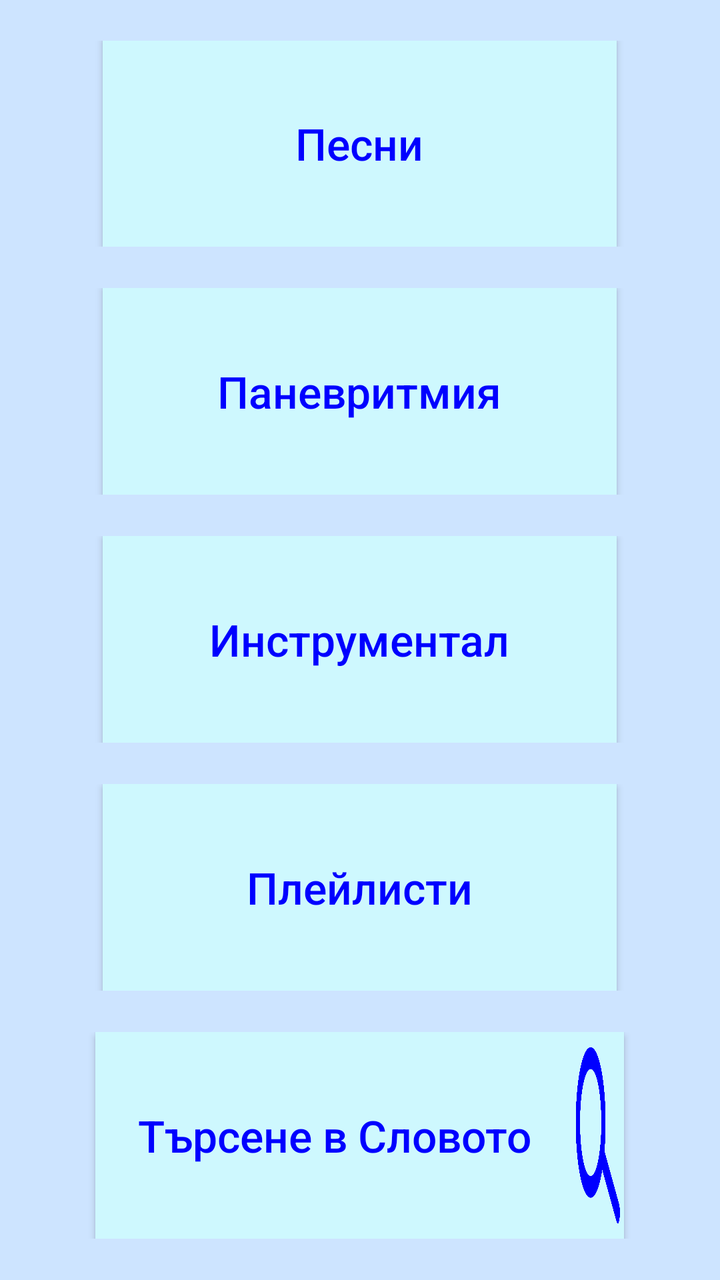
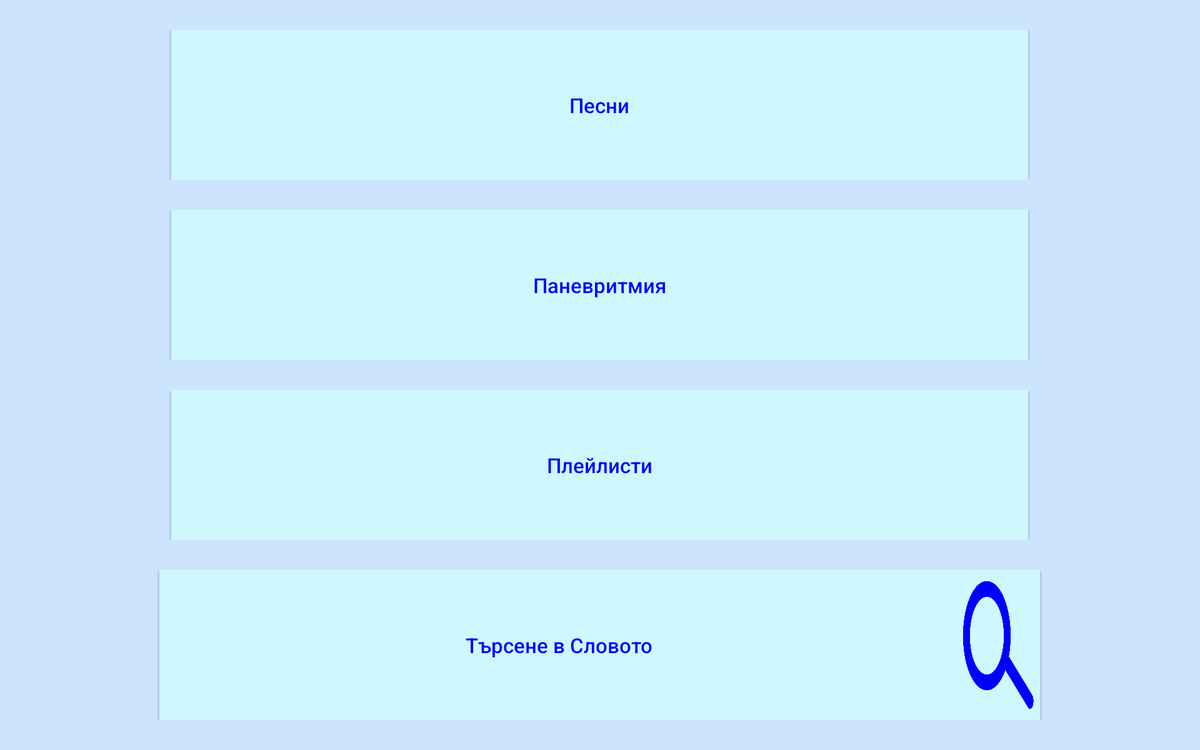

One screen, two layout resources from the same app: the default and the repository's alternative for another configuration. Each is rendered where Android would select it; the XML of both is given below.
<!-- AndroidManifest.xml: application theme AppTheme -->
<!-- res/layout/music_menu.xml -->
<?xml version="1.0" encoding="utf-8"?>
<LinearLayout xmlns:android="http://schemas.android.com/apk/res/android"
    android:layout_width="match_parent"
    android:layout_height="match_parent"
    android:orientation="vertical"
    android:background="@color/colorMainBackground"
    android:layout_weight="24">

        <View
            android:layout_width="match_parent"
            android:layout_height="0dp"
            android:layout_weight="1" />

        <LinearLayout
            android:layout_width="match_parent"
            android:layout_height="0dp"
            android:orientation="horizontal"
            android:layout_weight="5">

            <View
                android:layout_width="0dp"
                android:layout_height="match_parent"
                android:layout_weight="2" />

            <Button
                android:layout_weight="10"
                android:layout_width="0dp"
                android:layout_height="match_parent"
                android:text="@string/songs_string"
                android:textSize="@dimen/text_size_besedi_menu_buttons"
                android:textColor="@color/colorMainText"
                android:background="@color/colorMain"
                android:onClick="startSongsListTask" />

            <View
                android:layout_width="0dp"
                android:layout_height="match_parent"
                android:layout_weight="2" />


        </LinearLayout>

        <View
            android:layout_width="match_parent"
            android:layout_height="0dp"
            android:layout_weight="1" />

        <LinearLayout
            android:layout_width="match_parent"
            android:layout_height="0dp"
            android:orientation="horizontal"
            android:layout_weight="5">

            <View
                android:layout_width="0dp"
                android:layout_height="match_parent"
                android:layout_weight="2" />

            <Button
                android:layout_weight="10"
                android:layout_width="0dp"
                android:layout_height="match_parent"
                android:text="@string/panevritmia_string"
                android:textSize="@dimen/text_size_besedi_menu_buttons"
                android:textColor="@color/colorMainText"
                android:background="@color/colorMain"
                android:onClick="startPanevritmiaTask" />

            <View
                android:layout_width="0dp"
                android:layout_height="match_parent"
                android:layout_weight="2" />


        </LinearLayout>

        <View
            android:layout_width="match_parent"
            android:layout_height="0dp"
            android:layout_weight="1" />

        <LinearLayout
            android:layout_width="match_parent"
            android:layout_height="0dp"
            android:orientation="horizontal"
            android:layout_weight="5">

            <View
                android:layout_width="0dp"
                android:layout_height="match_parent"
                android:layout_weight="2" />

            <Button
                android:layout_weight="10"
                android:layout_width="0dp"
                android:layout_height="match_parent"
                android:text="@string/instrumental_string"
                android:textSize="@dimen/text_size_besedi_menu_buttons"
                android:textColor="@color/colorMainText"
                android:background="@color/colorMain"
                android:onClick="startPanevritmiaInstrumentalTask" />

            <View
                android:layout_width="0dp"
                android:layout_height="match_parent"
                android:layout_weight="2" />


        </LinearLayout>

        <View
            android:layout_width="match_parent"
            android:layout_height="0dp"
            android:layout_weight="1" />

        <LinearLayout
            android:layout_width="match_parent"
            android:layout_height="0dp"
            android:orientation="horizontal"
            android:layout_weight="5">

            <View
                android:layout_width="0dp"
                android:layout_height="match_parent"
                android:layout_weight="2" />

            <Button
                android:layout_weight="10"
                android:layout_width="0dp"
                android:layout_height="match_parent"
                android:text="@string/playlists_string"
                android:textSize="@dimen/text_size_besedi_menu_buttons"
                android:textColor="@color/colorMainText"
                android:background="@color/colorMain"
                android:onClick="startPlaylistsTask" />

            <View
                android:layout_width="0dp"
                android:layout_height="match_parent"
                android:layout_weight="2" />

        </LinearLayout>

        <View
            android:layout_width="match_parent"
            android:layout_height="0dp"
            android:layout_weight="1" />

        <LinearLayout
            android:layout_width="match_parent"
            android:layout_height="0dp"
            android:orientation="horizontal"
            android:layout_weight="5">

            <View
                android:layout_width="0dp"
                android:layout_height="match_parent"
                android:layout_weight="2" />

            <Button
                android:layout_weight="10"
                android:layout_width="0dp"
                android:layout_height="match_parent"
                android:text="@string/search_string"
                android:textSize="@dimen/text_size_besedi_menu_buttons"
                android:textColor="@color/colorMainText"
                android:background="@color/colorMain"
                android:onClick="startSearchMenuTask" />

            <Button
                android:layout_width="2dp"
                android:layout_height="match_parent"
                android:layout_weight="1"
                android:background="@drawable/len_2"
                android:onClick="startSearchMenuTask" />

            <View
                android:layout_width="0dp"
                android:layout_height="match_parent"
                android:layout_weight="2" />


        </LinearLayout>

        <View
            android:layout_width="match_parent"
            android:layout_height="0dp"
            android:layout_weight="1" />


</LinearLayout>
<!-- resources referenced by this layout -->
<resources>
  <color name="colorMain">#FFCEF8FE</color>
  <color name="colorMainBackground">#FFCDE4FF</color>
  <color name="colorMainText">#FF0000FF</color>
  <dimen name="text_size_besedi_menu_buttons">22sp</dimen>
  <!-- drawable len_2: png bitmap (drawable, 18076 bytes) -->
  <string name="instrumental_string">Инструментал</string>
  <string name="panevritmia_string">Паневритмия</string>
  <string name="playlists_string">Плейлисти</string>
  <string name="search_string">Търсене в Словото</string>
  <string name="songs_string">Песни</string>
  <style name="AppTheme" parent="Theme.AppCompat.Light.NoActionBar">
          
          <item name="colorPrimary">@color/colorPrimary</item>
          <item name="colorPrimaryDark">@color/colorPrimaryDark</item>
          <item name="colorAccent">@color/colorAccent</item>
          <item name="android:windowActionBar">false</item>
          <item name="android:windowNoTitle">true</item>
          <item name="android:textAllCaps">false</item>
      </style>
  <color name="colorPrimary">#3F51B5</color>
  <color name="colorPrimaryDark">#303F9F</color>
  <color name="colorAccent">#FF4081</color>
</resources>
<!-- res/layout-xlarge/music_menu.xml (the repository's variant of the layout above) -->
<!-- drawn on a large tablet held sideways -->
<?xml version="1.0" encoding="utf-8"?>
<LinearLayout xmlns:android="http://schemas.android.com/apk/res/android"
    android:layout_width="match_parent"
    android:layout_height="match_parent"
    android:orientation="vertical"
    android:background="@color/colorMainBackground"
    android:layout_weight="24">

        <View
            android:layout_width="match_parent"
            android:layout_height="0dp"
            android:layout_weight="1" />

        <LinearLayout
            android:layout_width="match_parent"
            android:layout_height="0dp"
            android:orientation="horizontal"
            android:layout_weight="5">

            <View
                android:layout_width="0dp"
                android:layout_height="match_parent"
                android:layout_weight="2" />

            <Button
                android:layout_weight="10"
                android:layout_width="0dp"
                android:layout_height="match_parent"
                android:text="@string/songs_string"
                android:textSize="@dimen/text_size_besedi_menu_buttons"
                android:textColor="@color/colorMainText"
                android:background="@color/colorMain"
                android:onClick="startSongsListTask" />

            <View
                android:layout_width="0dp"
                android:layout_height="match_parent"
                android:layout_weight="2" />


        </LinearLayout>

        <View
            android:layout_width="match_parent"
            android:layout_height="0dp"
            android:layout_weight="1" />

        <LinearLayout
            android:layout_width="match_parent"
            android:layout_height="0dp"
            android:orientation="horizontal"
            android:layout_weight="5">

            <View
                android:layout_width="0dp"
                android:layout_height="match_parent"
                android:layout_weight="2" />

            <Button
                android:layout_weight="10"
                android:layout_width="0dp"
                android:layout_height="match_parent"
                android:text="@string/panevritmia_string"
                android:textSize="@dimen/text_size_besedi_menu_buttons"
                android:textColor="@color/colorMainText"
                android:background="@color/colorMain"
                android:onClick="startPanevritmiaTask" />

            <View
                android:layout_width="0dp"
                android:layout_height="match_parent"
                android:layout_weight="2" />


        </LinearLayout>

        <View
            android:layout_width="match_parent"
            android:layout_height="0dp"
            android:layout_weight="1" />

        <LinearLayout
            android:layout_width="match_parent"
            android:layout_height="0dp"
            android:orientation="horizontal"
            android:layout_weight="5">

            <View
                android:layout_width="0dp"
                android:layout_height="match_parent"
                android:layout_weight="2" />

            <Button
                android:layout_weight="10"
                android:layout_width="0dp"
                android:layout_height="match_parent"
                android:text="@string/playlists_string"
                android:textSize="@dimen/text_size_besedi_menu_buttons"
                android:textColor="@color/colorMainText"
                android:background="@color/colorMain"
                android:onClick="startPlaylistsTask" />

            <View
                android:layout_width="0dp"
                android:layout_height="match_parent"
                android:layout_weight="2" />

        </LinearLayout>

        <View
            android:layout_width="match_parent"
            android:layout_height="0dp"
            android:layout_weight="1" />

        <LinearLayout
            android:layout_width="match_parent"
            android:layout_height="0dp"
            android:orientation="horizontal"
            android:layout_weight="5">

            <View
                android:layout_width="0dp"
                android:layout_height="match_parent"
                android:layout_weight="2" />

            <Button
                android:layout_weight="10"
                android:layout_width="0dp"
                android:layout_height="match_parent"
                android:text="@string/search_string"
                android:textSize="@dimen/text_size_besedi_menu_buttons"
                android:textColor="@color/colorMainText"
                android:background="@color/colorMain"
                android:onClick="startSearchMenuTask" />

            <Button
                android:layout_width="2dp"
                android:layout_height="match_parent"
                android:layout_weight="1"
                android:background="@drawable/len_2"
                android:onClick="startSearchMenuTask" />

            <View
                android:layout_width="0dp"
                android:layout_height="match_parent"
                android:layout_weight="2" />


        </LinearLayout>

        <View
            android:layout_width="match_parent"
            android:layout_height="0dp"
            android:layout_weight="1" />


</LinearLayout>
<!-- resources referenced by the variant -->
<!-- as a large tablet held sideways resolves them -->
<resources>
  <color name="colorMain">#FFCEF8FE</color>
  <color name="colorMainBackground">#FFCDE4FF</color>
  <color name="colorMainText">#FF0000FF</color>
  <!-- from res/values-xlarge/ -->
  <dimen name="text_size_besedi_menu_buttons">22sp</dimen>
  <!-- drawable len_2: png bitmap (drawable, 18076 bytes) -->
  <string name="panevritmia_string">Паневритмия</string>
  <string name="playlists_string">Плейлисти</string>
  <string name="search_string">Търсене в Словото</string>
  <string name="songs_string">Песни</string>
  <style name="AppTheme" parent="Theme.AppCompat.Light.NoActionBar">
          
          <item name="colorPrimary">@color/colorPrimary</item>
          <item name="colorPrimaryDark">@color/colorPrimaryDark</item>
          <item name="colorAccent">@color/colorAccent</item>
          <item name="android:windowActionBar">false</item>
          <item name="android:windowNoTitle">true</item>
          <item name="android:textAllCaps">false</item>
      </style>
  <color name="colorPrimary">#3F51B5</color>
  <color name="colorPrimaryDark">#303F9F</color>
  <color name="colorAccent">#FF4081</color>
</resources>
